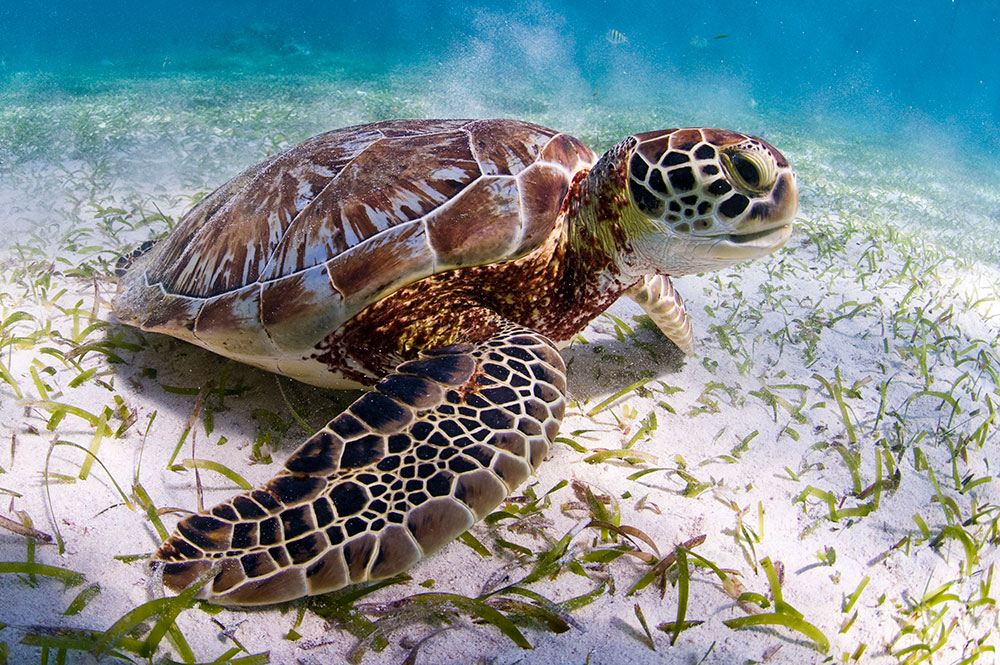
#> input picture NAVEGACION_AUTONOMA/capitulo_1/images/input.jpg, 1000 x 665 px
$ python 13_program.py
#> lines starting #> are read from the running program, lines starting #| are printed output that depends on the picture
# OBJETIVO: Combinar traslación y rotación en un lienzo doble para evitar recorte de la imagen

import cv2
import numpy as np

# Lee la imagen
img = cv2.imread('images/input.jpg')
#> img is the input picture: shape (665, 1000, 3); mean B, G, R 144.7, 142, 128.2

# Obtiene el número de filas y columnas de la imagen
num_rows, num_cols = img.shape[:2]
#> num_rows = 665; num_cols = 1000

# Primero traslada la imagen al centro de un lienzo el doble de grande
# Así hay espacio suficiente para que la rotación no recorte el contenido
translation_matrix = np.float32([[1, 0, int(0.5 * num_cols)], [0, 1, int(0.5 * num_rows)]])
#> translation_matrix = [[1, 0, 500], [0, 1, 332]]

# Rota 30 grados usando la esquina inferior derecha como punto de pivote
rotation_matrix = cv2.getRotationMatrix2D((num_cols, num_rows), 30, 1)

# Aplica traslación sobre un lienzo 2x más grande que la imagen original
img_translation = cv2.warpAffine(img, translation_matrix, (2 * num_cols, 2 * num_rows))
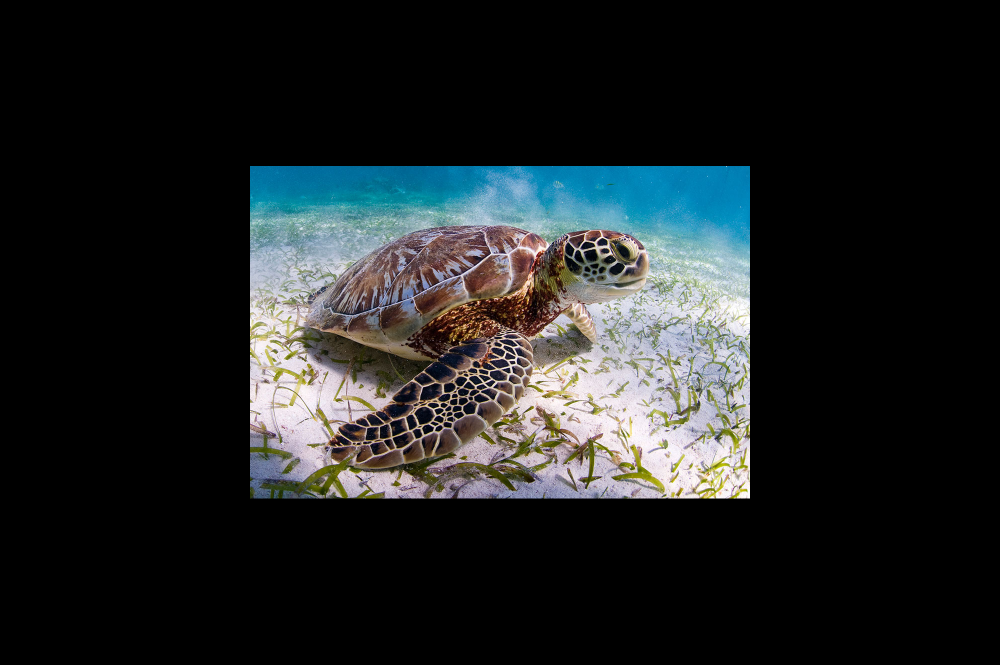
#> img_translation: shape (1330, 2000, 3) (shown at 1/2 size); mean B, G, R 36.2, 35.5, 32.1

# Aplica la rotación sobre la imagen ya trasladada
img_rotation = cv2.warpAffine(img_translation, rotation_matrix, (num_cols * 2, num_rows * 2))
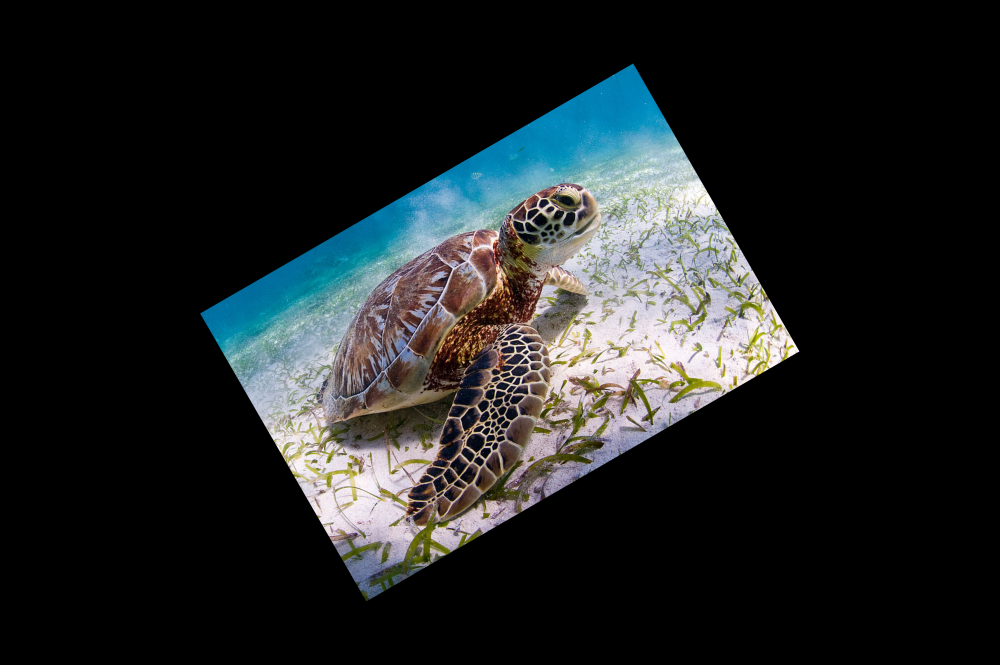
#> img_rotation: shape (1330, 2000, 3) (shown at 1/2 size); mean B, G, R 36.2, 35.5, 32.1

cv2.imshow('Rotation', img_rotation)
cv2.waitKey()
